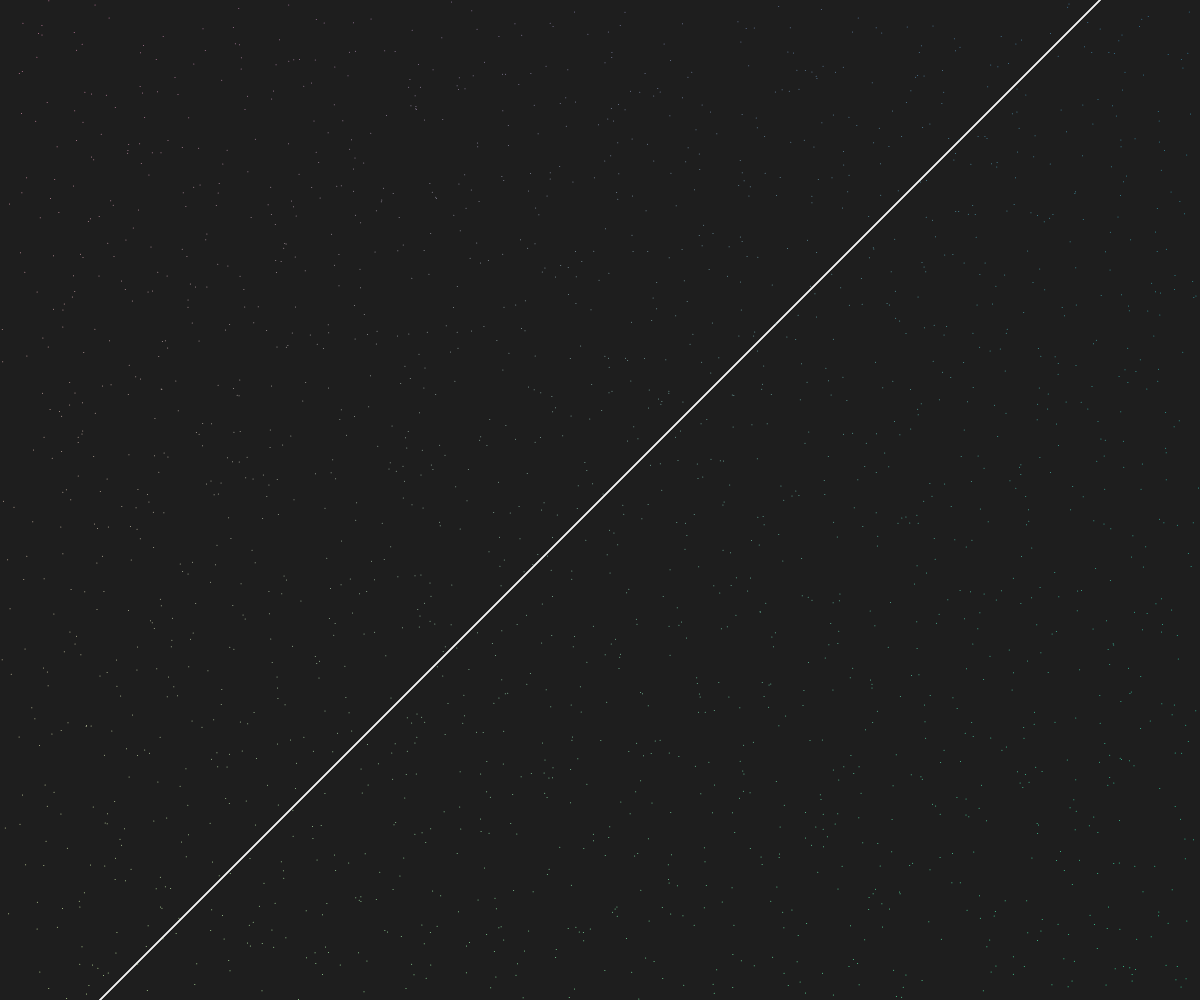
Frame 1 (no input)
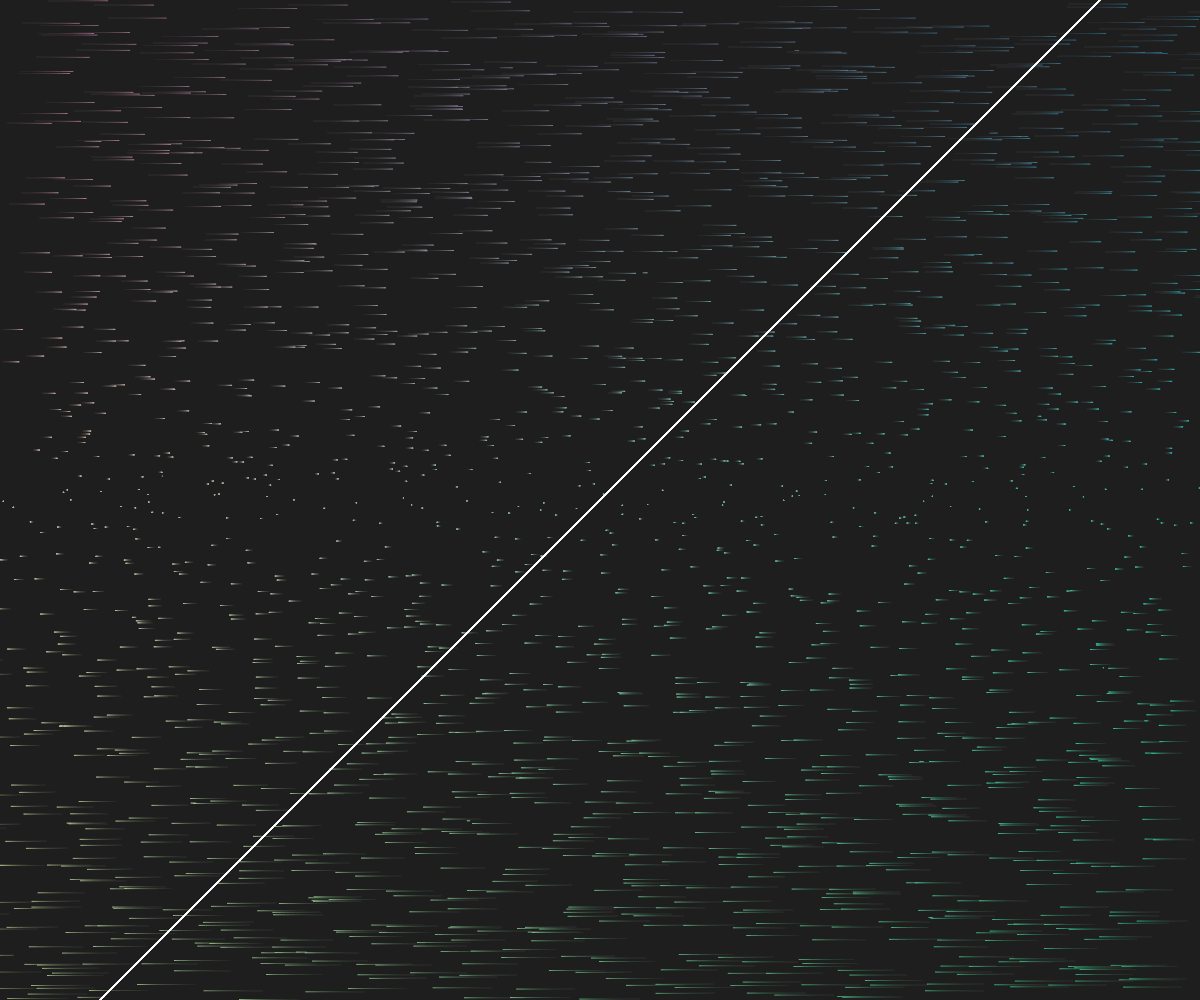
Frame 60 (no input)
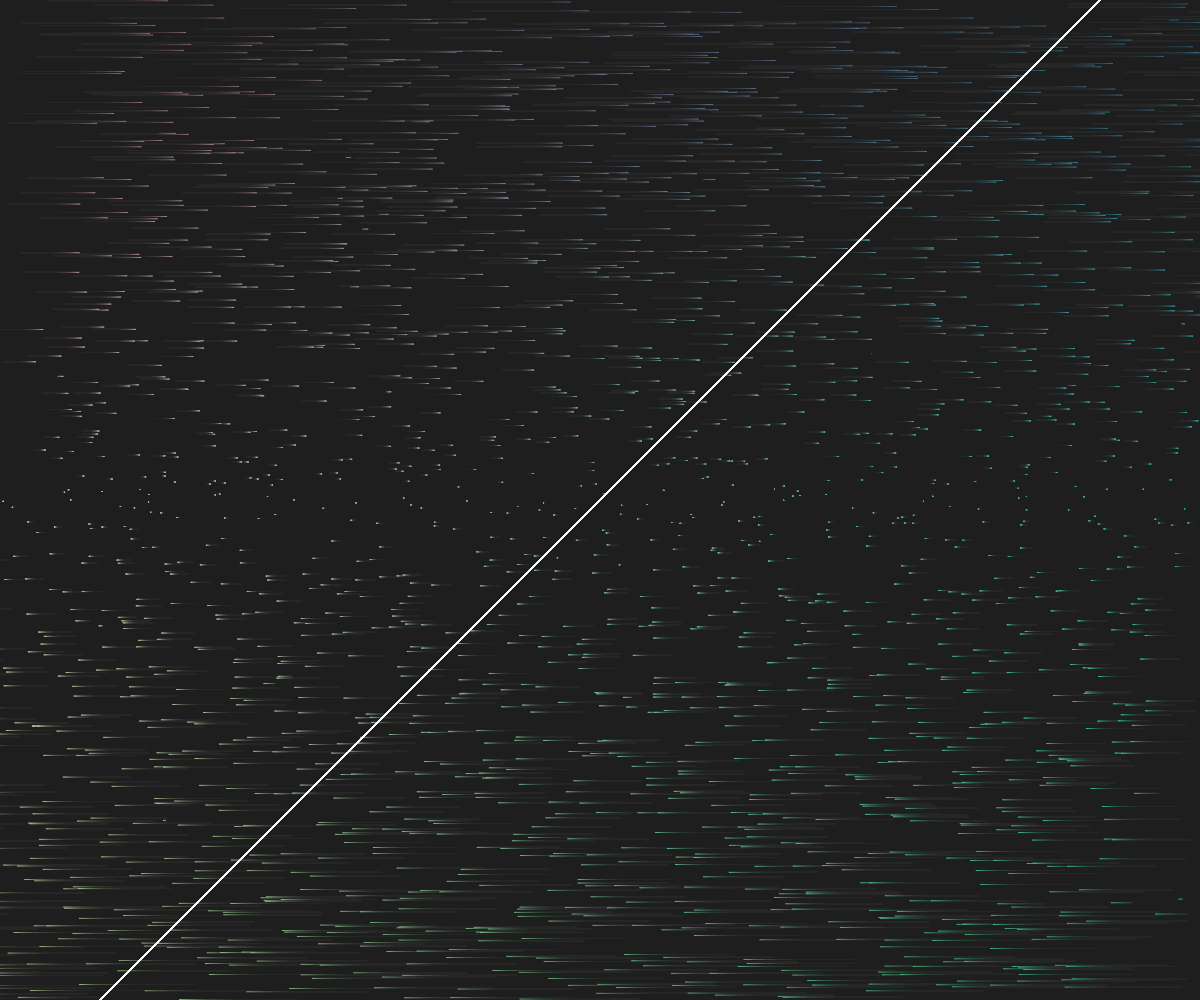
Frame 120 (the mouse pressed at the canvas centre since frame 60)

The p5.js sketch that drew these frames (run headless with seeded random() and noise() and a simulated clock; from frame 60 on, the mouse is pressed at the canvas centre):

// p5.js sketch
// ── sketch.js
var points = []
var mult = 0.001
var t = 0;

var r1, r2, g1,g2,b1,b2



function setup() {
  createCanvas(windowWidth,windowHeight);
  background(30)
  // angleMode(DEGREES)
  noiseDetail(10)

  var density = 50
  var space = width / density


  for (var x = -width/2; x < width/2; x+=space) {
    for (var y = -height/2; y < height/2; y+= space) {
      var p = createVector(x + random(-space*1.5,space*1.5),y + random(-space*1.5,space*1.5))
      points.push(p)
    }
  }

  // for (var x = 0; x < width; x+=space) {
  //   for (var y = 0; y < height; y+= space) {
  //     var p = createVector(x + random(-space*1.5,space*1.5),y + random(-space*1.5,space*1.5))
  //     points.push(p)
  //   }
  // }
  
  r1 = random(255)
  r2 = random(255)
  g1 = random(255)
  g2 = random(255)
  b1 = random(255)
  b2 = random(255)

}

function draw() {

  // frameRate(60)
  background(30,10)
  translate(width/2,height/2)
  scale(-1,-1)

  t+=1

  noStroke()
  fill(255)

  var A = 0

  for (var i = -height/2; i <= height/2; i++) {
    var y = map(i,-height/2,height/2,-1,1)
    // var U = ((A*cos(PI*y/2) - (1- (y^2)))/(A-1))
    var V = 1-(y*y)
    Y = map(V,0,1,-width/2,width/2)
    ellipse(-i,i,2)
  }

  for (var i = 0; i < points.length; i++) {

    // DETERMINE COLORS OF EACH POINT

    var r = map(points[i].x,-width/2, width/2, r1, r2)
    var g = map(points[i].y,-width/2, width/2, g1, g2)
    var b = map(points[i].x,-width/2, width/2, b1, b2)

    fill(r,g,b,250)
    

    var angle = map(noise(points[i].x * mult ,points[i].y * mult) + random(1)*50*mult, 0,2,0,720)
    // points[i]

    // var angle = 30*(sin(t));
    // var U = map(sin(points[i].y),0,1,-1,1)
    // var U = exp(points[i].y * mult)

    var y = map(points[i].y,-height/2,height/2,-1,1)
    var x = map(points[i].x,-width/2,width/2,1,-1)
    
    // var A = 8/(PI^2)
    var U = ((A*cos(PI*y/2) - (1- (y^2)))/(A-1))
    // colorMode(HSB,100)
    // fill(random(100),100,100)
    // var U = 1- y^2
    // var U = cos(PI*y/2)
    // if (y < 0) {
    //   // console.log(points[i])
    //   console.log(U)
    // } 
    // console.log(U)
    // var V = points[i].x * mult
    var V = -y

    // fill(r,g,b,map(U,0,1,0,255))

    points[i].add(createVector(V,0))
    // points[i].add(createVector(cos(angle),sin(angle)))

    ellipse(points[i].x,points[i].y,1)

    if (abs(points[i].x) > width/2 || abs(points[i].y) > height/2){
      points[i].x = random(width/2,-width/2)
      points[i].y = random(-height/2,height/2)
    }
    
    // line(points[i], createVector(cos(angle),sin(angle))
  }
}
